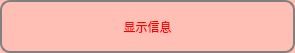
<?xml version="1.0" encoding="UTF-8"?>
<ui version="4.0">
 <class>AShowInfoAnimation</class>
 <widget class="QWidget" name="AShowInfoAnimation">
  <property name="geometry">
   <rect>
    <x>0</x>
    <y>0</y>
    <width>295</width>
    <height>53</height>
   </rect>
  </property>
  <property name="windowTitle">
   <string>Form</string>
  </property>
  <property name="styleSheet">
   <string notr="true">QWidget#AShowInfoAnimation{
background-color: rgb(255, 191, 180);
border-style: solid;
border-width: 2px;
border-radius: 10px;
border-color: gray;
}
QLabel{
font: 16pt &quot;黑体&quot;;
color: rgb(255, 0, 0);
}</string>
  </property>
  <layout class="QHBoxLayout" name="horizontalLayout">
   <property name="leftMargin">
    <number>0</number>
   </property>
   <property name="topMargin">
    <number>0</number>
   </property>
   <property name="rightMargin">
    <number>0</number>
   </property>
   <property name="bottomMargin">
    <number>0</number>
   </property>
   <item>
    <widget class="QLabel" name="label">
     <property name="text">
      <string>显示信息</string>
     </property>
     <property name="alignment">
      <set>Qt::AlignCenter</set>
     </property>
    </widget>
   </item>
  </layout>
 </widget>
 <resources/>
 <connections/>
</ui>
